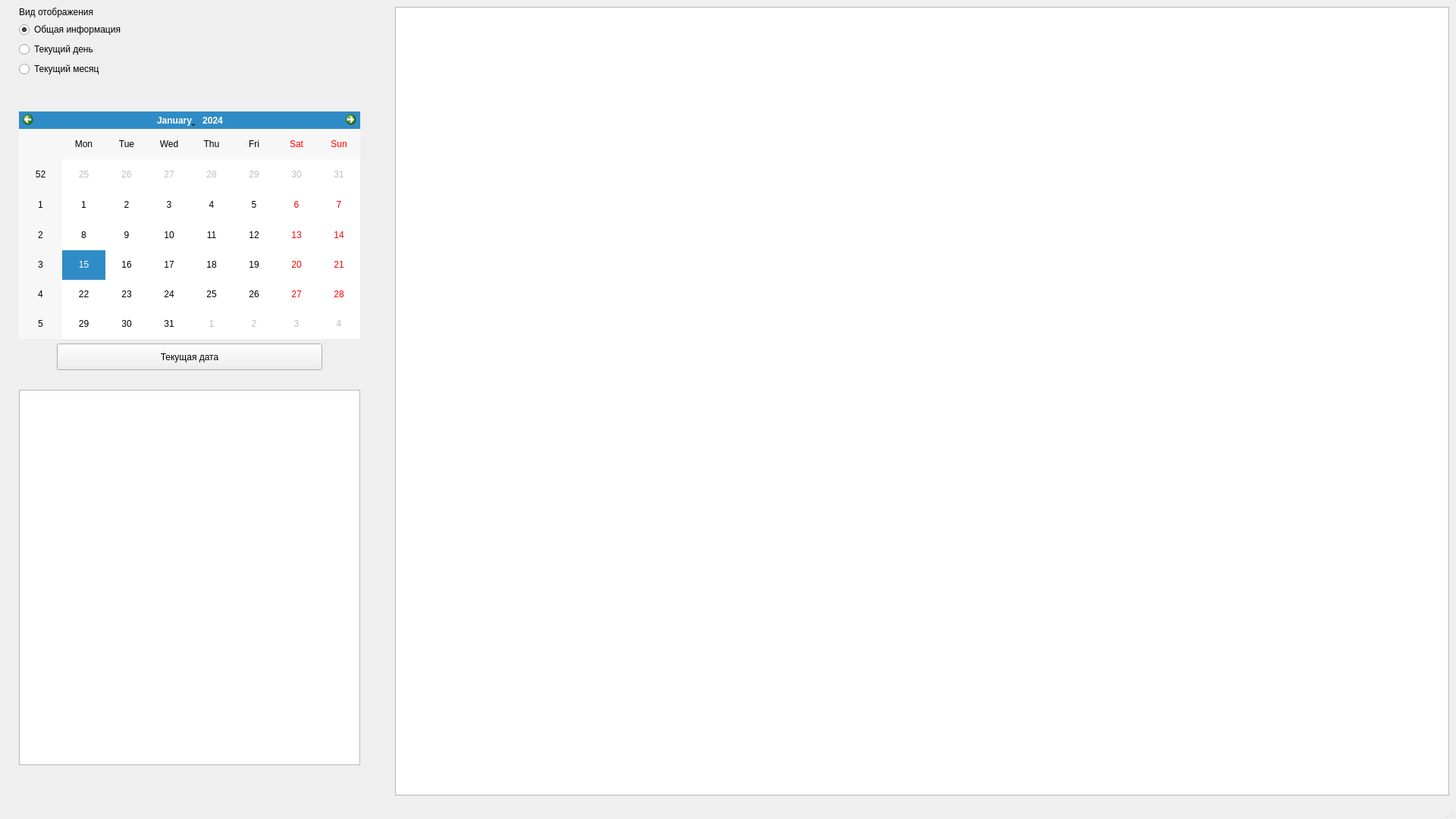
<?xml version="1.0" encoding="UTF-8"?>
<ui version="4.0">
 <class>MainWindow</class>
 <widget class="QMainWindow" name="MainWindow">
  <property name="geometry">
   <rect>
    <x>0</x>
    <y>0</y>
    <width>1920</width>
    <height>1080</height>
   </rect>
  </property>
  <property name="windowTitle">
   <string>DPSP Project Commander</string>
  </property>
  <widget class="QWidget" name="centralwidget">
   <layout class="QHBoxLayout" name="horizontalLayout_2">
    <property name="leftMargin">
     <number>25</number>
    </property>
    <item>
     <layout class="QHBoxLayout" name="horizontalLayout">
      <item>
       <layout class="QVBoxLayout" name="verticalLayout">
        <property name="sizeConstraint">
         <enum>QLayout::SetMinimumSize</enum>
        </property>
        <item>
         <widget class="QLabel" name="label">
          <property name="text">
           <string>Вид отображения</string>
          </property>
         </widget>
        </item>
        <item>
         <widget class="QRadioButton" name="radioButton_2">
          <property name="enabled">
           <bool>true</bool>
          </property>
          <property name="maximumSize">
           <size>
            <width>450</width>
            <height>16777215</height>
           </size>
          </property>
          <property name="autoFillBackground">
           <bool>false</bool>
          </property>
          <property name="text">
           <string>Общая информация</string>
          </property>
          <property name="checked">
           <bool>true</bool>
          </property>
         </widget>
        </item>
        <item>
         <widget class="QRadioButton" name="radioButton">
          <property name="maximumSize">
           <size>
            <width>450</width>
            <height>16777215</height>
           </size>
          </property>
          <property name="text">
           <string>Текущий день</string>
          </property>
         </widget>
        </item>
        <item>
         <widget class="QRadioButton" name="radioButton_3">
          <property name="maximumSize">
           <size>
            <width>450</width>
            <height>16777215</height>
           </size>
          </property>
          <property name="text">
           <string>Текущий месяц</string>
          </property>
         </widget>
        </item>
        <item>
         <spacer name="verticalSpacer_3">
          <property name="orientation">
           <enum>Qt::Vertical</enum>
          </property>
          <property name="sizeType">
           <enum>QSizePolicy::Fixed</enum>
          </property>
          <property name="sizeHint" stdset="0">
           <size>
            <width>20</width>
            <height>40</height>
           </size>
          </property>
         </spacer>
        </item>
        <item>
         <widget class="QCalendarWidget" name="calendarWidget">
          <property name="maximumSize">
           <size>
            <width>450</width>
            <height>300</height>
           </size>
          </property>
         </widget>
        </item>
        <item alignment="Qt::AlignHCenter">
         <widget class="QPushButton" name="previousDayButton">
          <property name="minimumSize">
           <size>
            <width>350</width>
            <height>35</height>
           </size>
          </property>
          <property name="maximumSize">
           <size>
            <width>350</width>
            <height>35</height>
           </size>
          </property>
          <property name="text">
           <string>Текущая дата</string>
          </property>
         </widget>
        </item>
        <item>
         <spacer name="verticalSpacer_2">
          <property name="orientation">
           <enum>Qt::Vertical</enum>
          </property>
          <property name="sizeType">
           <enum>QSizePolicy::Fixed</enum>
          </property>
          <property name="sizeHint" stdset="0">
           <size>
            <width>20</width>
            <height>20</height>
           </size>
          </property>
         </spacer>
        </item>
        <item>
         <widget class="QListView" name="department">
          <property name="enabled">
           <bool>true</bool>
          </property>
          <property name="maximumSize">
           <size>
            <width>450</width>
            <height>16777215</height>
           </size>
          </property>
          <property name="autoFillBackground">
           <bool>true</bool>
          </property>
         </widget>
        </item>
        <item>
         <spacer name="verticalSpacer">
          <property name="orientation">
           <enum>Qt::Vertical</enum>
          </property>
          <property name="sizeType">
           <enum>QSizePolicy::Fixed</enum>
          </property>
          <property name="sizeHint" stdset="0">
           <size>
            <width>20</width>
            <height>40</height>
           </size>
          </property>
         </spacer>
        </item>
       </layout>
      </item>
      <item>
       <spacer name="horizontalSpacer">
        <property name="orientation">
         <enum>Qt::Horizontal</enum>
        </property>
        <property name="sizeType">
         <enum>QSizePolicy::Fixed</enum>
        </property>
        <property name="sizeHint" stdset="0">
         <size>
          <width>40</width>
          <height>25</height>
         </size>
        </property>
       </spacer>
      </item>
      <item>
       <layout class="QVBoxLayout" name="verticalLayout_2">
        <item>
         <widget class="QTableView" name="tableView"/>
        </item>
       </layout>
      </item>
     </layout>
    </item>
   </layout>
  </widget>
  <widget class="QMenuBar" name="menubar">
   <property name="geometry">
    <rect>
     <x>0</x>
     <y>0</y>
     <width>1920</width>
     <height>22</height>
    </rect>
   </property>
  </widget>
  <widget class="QStatusBar" name="statusBar"/>
 </widget>
 <resources/>
 <connections/>
</ui>
